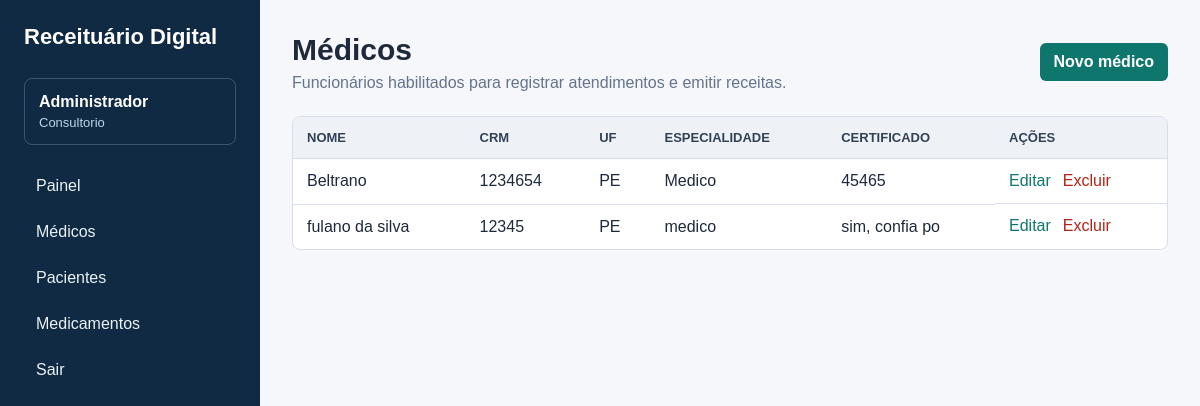
The page /consultorio/medicos (signed in) on the database its author committed.
### receituario_digital/app/models.py (models this page shows)
class User(UserMixin, db.Model):
    __tablename__ = "users"
    id = db.Column(db.Integer, primary_key=True)
    name = db.Column(db.String(150), nullable=False)
    email = db.Column(db.String(180), unique=True, nullable=False, index=True)
    password_hash = db.Column(db.String(255), nullable=False)
    role = db.Column(db.Enum("consultorio", "funcionario", "paciente"), nullable=False)
    is_active_account = db.Column(db.Boolean, default=True, nullable=False)
    doctor_id = db.Column(db.Integer, db.ForeignKey("doctors.id"), nullable=True)
    patient_id = db.Column(db.Integer, db.ForeignKey("patients.id"), nullable=True)
    created_at = db.Column(db.DateTime, default=datetime.utcnow, nullable=False)
    doctor = db.relationship("Doctor", foreign_keys=[doctor_id], post_update=True)
    patient = db.relationship("Patient", foreign_keys=[patient_id], post_update=True)
    @property
    def is_active(self):
        return self.is_active_account

class Doctor(db.Model):
    __tablename__ = "doctors"
    id = db.Column(db.Integer, primary_key=True)
    name = db.Column(db.String(150), nullable=False)
    crm = db.Column(db.String(30), nullable=False, unique=True)
    specialty = db.Column(db.String(120), nullable=False)
    crm_uf = db.Column(db.String(2), nullable=False)
    digital_certificate = db.Column(db.String(255), nullable=True)
    created_at = db.Column(db.DateTime, default=datetime.utcnow, nullable=False)
    patients = db.relationship("Patient", back_populates="assigned_doctor", lazy="dynamic")
    appointments = db.relationship("Appointment", back_populates="doctor", lazy="dynamic")
    prescriptions = db.relationship("Prescription", back_populates="doctor", lazy="dynamic")

### receituario_digital/app/routes/consultorio.py (the view)
@consultorio_bp.route("/medicos")
@login_required
@role_required("consultorio")
def doctors():
    records = Doctor.query.order_by(Doctor.name).all()
    return render_template("consultorio/doctors.html", doctors=records)

### receituario_digital/app/routes/utils.py (called while the page is built)
def role_required(*roles):
    def decorator(view):
        @wraps(view)
        def wrapped(*args, **kwargs):
            if not current_user.is_authenticated:
                return redirect(url_for("auth.login"))
            if current_user.role not in roles:
                abort(403)
            return view(*args, **kwargs)
        return wrapped
    return decorator

### receituario_digital/app/templates/consultorio/doctors.html
{% extends "base.html" %}
{% block content %}
<header class="page-header">
    <div>
        <h1>Médicos</h1>
        <p>Funcionários habilitados para registrar atendimentos e emitir receitas.</p>
    </div>
    <a class="button" href="{{ url_for('consultorio.doctor_create') }}">Novo médico</a>
</header>
<div class="table-wrap">
    <table>
        <thead>
            <tr>
                <th>Nome</th>
                <th>CRM</th>
                <th>UF</th>
                <th>Especialidade</th>
                <th>Certificado</th>
                <th>Ações</th>
            </tr>
        </thead>
        <tbody>
            {% for doctor in doctors %}
                <tr>
                    <td>{{ doctor.name }}</td>
                    <td>{{ doctor.crm }}</td>
                    <td>{{ doctor.crm_uf }}</td>
                    <td>{{ doctor.specialty }}</td>
                    <td>{{ doctor.digital_certificate or '-' }}</td>
                    <td class="actions">
                        <a href="{{ url_for('consultorio.doctor_edit', doctor_id=doctor.id) }}">Editar</a>
                        <form method="post" action="{{ url_for('consultorio.doctor_delete', doctor_id=doctor.id) }}">
                            <button type="submit" class="link danger">Excluir</button>
                        </form>
                    </td>
                </tr>
            {% else %}
                <tr><td colspan="6">Nenhum médico cadastrado.</td></tr>
            {% endfor %}
        </tbody>
    </table>
</div>
{% endblock %}

### receituario_digital/app/templates/base.html (shortened to what this page needs)
<!doctype html>
<html lang="pt-BR">
<head>
    <link rel="stylesheet" href="{{ url_for('static', filename='style.css') }}">
</head>
<body>
    <aside class="sidebar">
        <a class="brand" href="{{ url_for('shared.dashboard') }}">Receituário Digital</a>
        {% if current_user.is_authenticated %}
            <div class="user-box">
                <strong>{{ current_user.name }}</strong>
                <span>{{ current_user.role|capitalize }}</span>
            </div>
            <nav>
                <a href="{{ url_for('shared.dashboard') }}">Painel</a>
                {% if current_user.role == 'consultorio' %}
                    <a href="{{ url_for('consultorio.doctors') }}">Médicos</a>
                    <a href="{{ url_for('consultorio.patients') }}">Pacientes</a>
                    <a href="{{ url_for('funcionario.medications') }}">Medicamentos</a>
                {% elif current_user.role == 'funcionario' %}
                    <a href="{{ url_for('funcionario.appointments') }}">Atendimentos</a>
                    <a href="{{ url_for('funcionario.prescriptions') }}">Receitas</a>
                    <a href="{{ url_for('funcionario.medications') }}">Medicamentos</a>
                    <a href="{{ url_for('funcionario.reports') }}">Relatórios</a>
                {% elif current_user.role == 'paciente' %}
                    <a href="{{ url_for('paciente.prescriptions') }}">Minhas receitas</a>
                    <a href="{{ url_for('paciente.appointments') }}">Meus atendimentos</a>
                {% endif %}
                <a href="{{ url_for('auth.logout') }}">Sair</a>
            </nav>
        {% endif %}
    </aside>
    <main class="content">
        {% block content %}{% endblock %}
    </main>
</body>
</html>

### receituario_digital/app/static/style.css (style rules this page uses)
:root { --bg: #f5f7fb; --panel: #ffffff; --text: #1e293b; --muted: #64748b; --line: #d8dee9; --primary: #0f766e; --primary-dark: #115e59; --danger: #b42318; --warning: #a16207; --success: #12715b; }
* { box-sizing: border-box; }
body { margin: 0; min-height: 100vh; background: var(--bg); color: var(--text); font-family: Arial, Helvetica, sans-serif; display: grid; grid-template-columns: 260px 1fr; }
a { color: var(--primary); text-decoration: none; }
.sidebar { background: #102a43; color: #fff; min-height: 100vh; padding: 24px; position: sticky; top: 0; }
.brand { color: #fff; display: block; font-size: 22px; font-weight: 700; margin-bottom: 28px; }
.user-box { border: 1px solid rgba(255, 255, 255, 0.2); border-radius: 8px; padding: 14px; margin-bottom: 22px; }
.user-box span { color: #bfd7ea; display: block; font-size: 13px; margin-top: 4px; }
nav { display: grid; gap: 8px; }
nav a { color: #eaf2f8; border-radius: 6px; padding: 10px 12px; }
.content { padding: 32px; width: 100%; max-width: 1280px; }
.page-header { align-items: center; display: flex; justify-content: space-between; gap: 20px; margin-bottom: 24px; }
h1 { font-size: 30px; line-height: 1.2; margin: 0 0 6px; }
p { color: var(--muted); margin: 0; }
.button, button { background: var(--primary); border: 0; border-radius: 6px; color: #fff; cursor: pointer; display: inline-block; font: inherit; font-weight: 700; padding: 10px 14px; }
.link { background: transparent; color: var(--primary); font-weight: 400; padding: 0; }
.danger { color: var(--danger); }
.table-wrap { background: var(--panel); border: 1px solid var(--line); border-radius: 8px; overflow-x: auto; }
table { border-collapse: collapse; min-width: 760px; width: 100%; }
th, td { border-bottom: 1px solid var(--line); padding: 13px 14px; text-align: left; vertical-align: top; }
th { background: #eef2f7; color: #334155; font-size: 13px; text-transform: uppercase; }
tr:last-child td { border-bottom: 0; }
.actions { align-items: center; display: flex; gap: 12px; white-space: nowrap; }
.actions form { margin: 0; }

### rows shown on the page
User: name "Administrador", role "Consultorio"
Doctor: name "Beltrano", crm "1234654", crm_uf "PE", specialty "Medico", digital_certificate "45465"
Doctor: name "fulano da silva", crm "12345", crm_uf "PE", specialty "medico", digital_certificate "sim, confia po"
